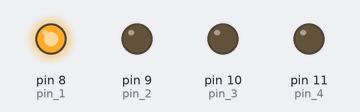
Recording of a sketch running on a simulated Arduino Uno, built with avr-gcc and run on an emulated ATmega328P. Shown: output pins drawn as LEDs (lit = HIGH).

Above: at 0.5 s.
At 2.5 s:
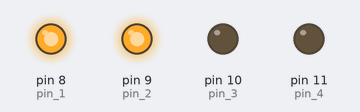
At 4.5 s:
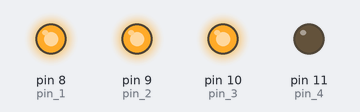
At 6.5 s:
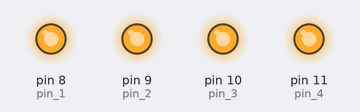
At 9.5 s:
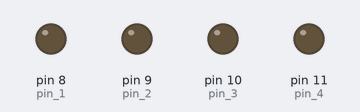
Timing chart, 0 to 10.4 s (numbered marks = the images above):
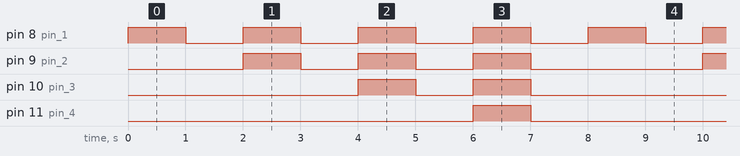

The sketch:

Increasing_Order_LED_Glow.ino
```cpp
int pin_1 = 8;
int pin_2 = 9;
int pin_3 = 10;
int pin_4 = 11;
void setup() {
  // put your setup code here, to run once:
pinMode(8,OUTPUT);
pinMode(9,OUTPUT);
pinMode(10,OUTPUT);
pinMode(11,OUTPUT);
}

void loop() {
  // put your main code here, to run repeatedly:
 digitalWrite(8,HIGH);
 delay(1000);
 digitalWrite(8,LOW);
 delay(1000);
 digitalWrite(8,HIGH);
 digitalWrite(9,HIGH);
 delay(1000);
 digitalWrite(8,LOW);
 digitalWrite(9,LOW);
 delay(1000);
 digitalWrite(8,HIGH);
 digitalWrite(9,HIGH);
 digitalWrite(10,HIGH);
 delay(1000);
 digitalWrite(8,LOW);
 digitalWrite(9,LOW);
 digitalWrite(10,LOW);
 delay(1000);
 digitalWrite(8,HIGH);
 digitalWrite(9,HIGH);
 digitalWrite(10,HIGH);
 digitalWrite(11,HIGH);
 delay(1000);
 digitalWrite(8,LOW);
 digitalWrite(9,LOW);
 digitalWrite(10,LOW);
 digitalWrite(11,LOW);
 delay(1000);
}
```

Measured:
- by itself, pin 8 (pin_1): alternates HIGH for 1.0 s and LOW for 1.0 s
- by itself, pin 9 (pin_2): repeats every 8.0 s: 2 × (LOW 1.0 s, HIGH 1.0 s), LOW 3.0 s, HIGH 1.0 s
- by itself, pin 10 (pin_3): repeats every 8.0 s: LOW 1.0 s, HIGH 1.0 s, LOW 5.0 s, HIGH 1.0 s
- by itself, pin 11 (pin_4): alternates HIGH for 1.0 s and LOW for 7.0 s
